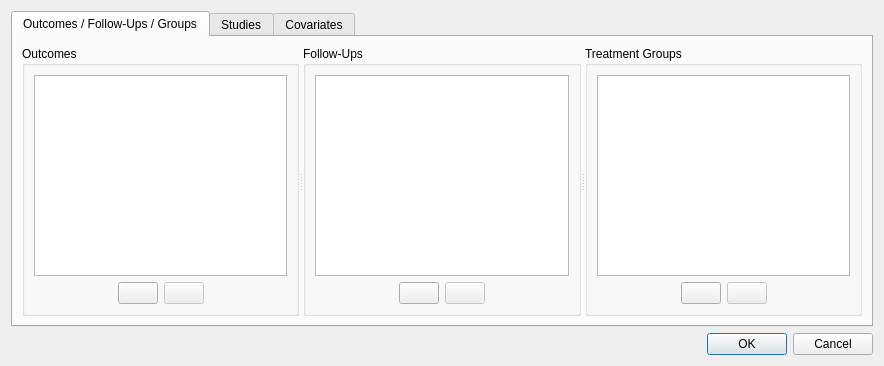
<?xml version="1.0" encoding="UTF-8"?>
<ui version="4.0">
 <class>edit_dialog</class>
 <widget class="QDialog" name="edit_dialog">
  <property name="geometry"><rect><x>0</x><y>0</y><width>0</width><height>0</height></rect></property>
  <property name="windowTitle"><string>Edit Dataset</string></property>
  <layout class="QVBoxLayout" name="verticalLayout">
   <item>
    <widget class="QTabWidget" name="edit_tab">
     <property name="currentIndex"><number>0</number></property>
     <widget class="QWidget" name="tab">
      <attribute name="title"><string>Outcomes / Follow-Ups / Groups</string></attribute>
      <layout class="QVBoxLayout" name="structureTabLayout">
       <item>
        <widget class="QSplitter" name="dataset_structure_splitter">
         <property name="orientation"><enum>Qt::Horizontal</enum></property>
         <property name="childrenCollapsible"><bool>false</bool></property>
         <widget class="QGroupBox" name="groupBox_2">
          <property name="title"><string>Outcomes</string></property>
          <layout class="QVBoxLayout" name="outcomesLayout">
           <item><widget class="QListView" name="outcome_list"><property name="alternatingRowColors"><bool>true</bool></property><property name="textElideMode"><enum>Qt::ElideNone</enum></property></widget></item>
           <item><layout class="QHBoxLayout" name="outcomeActions"><item><spacer name="outcomeLeftSpacer"><property name="orientation"><enum>Qt::Horizontal</enum></property><property name="sizeHint" stdset="0"><size><width>0</width><height>0</height></size></property></spacer></item><item><widget class="QPushButton" name="add_outcome_btn"><property name="toolTip"><string>Add outcome</string></property><property name="accessibleName"><string>Add outcome</string></property><property name="text"><string/></property><property name="icon"><iconset resource="../images/icons.qrc"><normaloff>:/icons/actions/add.svg</normaloff>:/icons/actions/add.svg</iconset></property></widget></item><item><widget class="QPushButton" name="remove_outcome_btn"><property name="enabled"><bool>false</bool></property><property name="toolTip"><string>Remove outcome</string></property><property name="accessibleName"><string>Remove outcome</string></property><property name="text"><string/></property><property name="icon"><iconset resource="../images/icons.qrc"><normaloff>:/icons/actions/remove.svg</normaloff>:/icons/actions/remove.svg</iconset></property></widget></item><item><spacer name="outcomeRightSpacer"><property name="orientation"><enum>Qt::Horizontal</enum></property><property name="sizeHint" stdset="0"><size><width>0</width><height>0</height></size></property></spacer></item></layout></item>
          </layout>
         </widget>
         <widget class="QGroupBox" name="grpbox_follow_ups">
          <property name="title"><string>Follow-Ups</string></property>
          <layout class="QVBoxLayout" name="followUpsLayout">
           <item><widget class="QListView" name="follow_up_list"><property name="alternatingRowColors"><bool>true</bool></property><property name="textElideMode"><enum>Qt::ElideNone</enum></property></widget></item>
           <item><layout class="QHBoxLayout" name="followUpActions"><item><spacer name="followUpLeftSpacer"><property name="orientation"><enum>Qt::Horizontal</enum></property><property name="sizeHint" stdset="0"><size><width>0</width><height>0</height></size></property></spacer></item><item><widget class="QPushButton" name="add_follow_up_btn"><property name="toolTip"><string>Add follow-up</string></property><property name="accessibleName"><string>Add follow-up</string></property><property name="text"><string/></property><property name="icon"><iconset resource="../images/icons.qrc"><normaloff>:/icons/actions/add.svg</normaloff>:/icons/actions/add.svg</iconset></property></widget></item><item><widget class="QPushButton" name="remove_follow_up_btn"><property name="enabled"><bool>false</bool></property><property name="toolTip"><string>Remove follow-up</string></property><property name="accessibleName"><string>Remove follow-up</string></property><property name="text"><string/></property><property name="icon"><iconset resource="../images/icons.qrc"><normaloff>:/icons/actions/remove.svg</normaloff>:/icons/actions/remove.svg</iconset></property></widget></item><item><spacer name="followUpRightSpacer"><property name="orientation"><enum>Qt::Horizontal</enum></property><property name="sizeHint" stdset="0"><size><width>0</width><height>0</height></size></property></spacer></item></layout></item>
          </layout>
         </widget>
         <widget class="QGroupBox" name="groupBox">
          <property name="title"><string>Treatment Groups</string></property>
          <layout class="QVBoxLayout" name="groupsLayout">
           <item><widget class="QListView" name="group_list"><property name="alternatingRowColors"><bool>true</bool></property><property name="textElideMode"><enum>Qt::ElideNone</enum></property></widget></item>
            <item><layout class="QHBoxLayout" name="groupActions"><item><spacer name="groupLeftSpacer"><property name="orientation"><enum>Qt::Horizontal</enum></property><property name="sizeHint" stdset="0"><size><width>0</width><height>0</height></size></property></spacer></item><item><widget class="QPushButton" name="add_group_btn"><property name="toolTip"><string>Add treatment group</string></property><property name="accessibleName"><string>Add treatment group</string></property><property name="text"><string/></property><property name="icon"><iconset resource="../images/icons.qrc"><normaloff>:/icons/actions/add.svg</normaloff>:/icons/actions/add.svg</iconset></property></widget></item><item><widget class="QPushButton" name="remove_group_btn"><property name="enabled"><bool>false</bool></property><property name="toolTip"><string>Remove treatment group</string></property><property name="accessibleName"><string>Remove treatment group</string></property><property name="text"><string/></property><property name="icon"><iconset resource="../images/icons.qrc"><normaloff>:/icons/actions/remove.svg</normaloff>:/icons/actions/remove.svg</iconset></property></widget></item><item><spacer name="groupRightSpacer"><property name="orientation"><enum>Qt::Horizontal</enum></property><property name="sizeHint" stdset="0"><size><width>0</width><height>0</height></size></property></spacer></item></layout></item>
          </layout>
         </widget>
        </widget>
       </item>
      </layout>
     </widget>
     <widget class="QWidget" name="tab_2">
      <attribute name="title"><string>Studies</string></attribute>
      <layout class="QVBoxLayout" name="verticalLayout_2">
       <item><widget class="QListView" name="study_list"><property name="alternatingRowColors"><bool>true</bool></property><property name="textElideMode"><enum>Qt::ElideNone</enum></property></widget></item>
        <item><layout class="QHBoxLayout" name="studyActions"><item><spacer name="studyActionSpacer"><property name="orientation"><enum>Qt::Horizontal</enum></property><property name="sizeHint" stdset="0"><size><width>0</width><height>0</height></size></property></spacer></item><item><widget class="QPushButton" name="add_study_btn"><property name="toolTip"><string>Add study</string></property><property name="accessibleName"><string>Add study</string></property><property name="text"><string/></property><property name="icon"><iconset resource="../images/icons.qrc"><normaloff>:/icons/actions/add.svg</normaloff>:/icons/actions/add.svg</iconset></property></widget></item><item><widget class="QPushButton" name="remove_study_btn"><property name="enabled"><bool>false</bool></property><property name="toolTip"><string>Remove study</string></property><property name="accessibleName"><string>Remove study</string></property><property name="text"><string/></property><property name="icon"><iconset resource="../images/icons.qrc"><normaloff>:/icons/actions/remove.svg</normaloff>:/icons/actions/remove.svg</iconset></property></widget></item></layout></item>
      </layout>
     </widget>
     <widget class="QWidget" name="tab_3">
      <attribute name="title"><string>Covariates</string></attribute>
      <layout class="QVBoxLayout" name="covariatesLayout">
<item><widget class="QLabel" name="covariate_guidance"><property name="text"><string>Add a Numeric covariate for meta-regression or a Category covariate for subgroup analysis. Use Add below, then fill its values in the dataset.</string></property><property name="wordWrap"><bool>true</bool></property></widget></item>
       <item><widget class="QListView" name="covariate_list"><property name="alternatingRowColors"><bool>true</bool></property><property name="textElideMode"><enum>Qt::ElideNone</enum></property></widget></item>
        <item><layout class="QHBoxLayout" name="covariateActions"><item><spacer name="covariateActionSpacer"><property name="orientation"><enum>Qt::Horizontal</enum></property><property name="sizeHint" stdset="0"><size><width>0</width><height>0</height></size></property></spacer></item><item><widget class="QPushButton" name="add_covariate_btn"><property name="toolTip"><string>Add covariate</string></property><property name="accessibleName"><string>Add covariate</string></property><property name="text"><string/></property><property name="icon"><iconset resource="../images/icons.qrc"><normaloff>:/icons/actions/add.svg</normaloff>:/icons/actions/add.svg</iconset></property></widget></item><item><widget class="QPushButton" name="remove_covariate_btn"><property name="enabled"><bool>false</bool></property><property name="toolTip"><string>Remove covariate</string></property><property name="accessibleName"><string>Remove covariate</string></property><property name="text"><string/></property><property name="icon"><iconset resource="../images/icons.qrc"><normaloff>:/icons/actions/remove.svg</normaloff>:/icons/actions/remove.svg</iconset></property></widget></item></layout></item>
      </layout>
     </widget>
    </widget>
   </item>
   <item><widget class="QDialogButtonBox" name="buttonBox"><property name="orientation"><enum>Qt::Horizontal</enum></property><property name="standardButtons"><set>QDialogButtonBox::Cancel|QDialogButtonBox::Ok</set></property></widget></item>
  </layout>
 </widget>
 <tabstops><tabstop>edit_tab</tabstop><tabstop>outcome_list</tabstop><tabstop>add_outcome_btn</tabstop><tabstop>remove_outcome_btn</tabstop><tabstop>follow_up_list</tabstop><tabstop>add_follow_up_btn</tabstop><tabstop>remove_follow_up_btn</tabstop><tabstop>group_list</tabstop><tabstop>add_group_btn</tabstop><tabstop>remove_group_btn</tabstop><tabstop>study_list</tabstop><tabstop>add_study_btn</tabstop><tabstop>remove_study_btn</tabstop><tabstop>covariate_list</tabstop><tabstop>add_covariate_btn</tabstop><tabstop>remove_covariate_btn</tabstop></tabstops>
 <resources><include location="../images/icons.qrc"/></resources>
 <connections><connection><sender>buttonBox</sender><signal>accepted()</signal><receiver>edit_dialog</receiver><slot>accept()</slot></connection><connection><sender>buttonBox</sender><signal>rejected()</signal><receiver>edit_dialog</receiver><slot>reject()</slot></connection></connections>
</ui>
